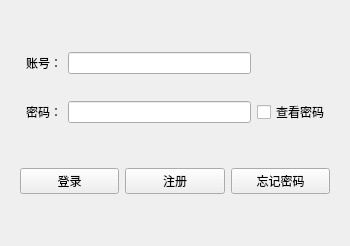
<?xml version="1.0" encoding="UTF-8"?>
<ui version="4.0">
 <class>LoginForm</class>
 <widget class="QWidget" name="Widget">
  <property name="geometry">
   <rect>
    <x>0</x>
    <y>0</y>
    <width>350</width>
    <height>246</height>
   </rect>
  </property>
  <property name="sizePolicy">
   <sizepolicy hsizetype="Preferred" vsizetype="Preferred">
    <horstretch>0</horstretch>
    <verstretch>0</verstretch>
   </sizepolicy>
  </property>
  <property name="minimumSize">
   <size>
    <width>0</width>
    <height>0</height>
   </size>
  </property>
  <property name="maximumSize">
   <size>
    <width>16777215</width>
    <height>16777215</height>
   </size>
  </property>
  <property name="windowTitle">
   <string>Widget</string>
  </property>
  <layout class="QFormLayout" name="formLayout">
   <item row="1" column="1">
    <widget class="QWidget" name="widget" native="true">
     <layout class="QGridLayout" name="gridLayout_2">
      <item row="0" column="0">
       <widget class="QLabel" name="accountLabel">
        <property name="text">
         <string>账号：</string>
        </property>
       </widget>
      </item>
      <item row="3" column="1">
       <widget class="QLabel" name="passwordTipLabel">
        <property name="styleSheet">
         <string notr="true">QLabel { color : red; }</string>
        </property>
        <property name="text">
         <string/>
        </property>
        <property name="wordWrap">
         <bool>true</bool>
        </property>
       </widget>
      </item>
      <item row="2" column="1">
       <widget class="QLineEdit" name="passwordLineEdit">
        <property name="maxLength">
         <number>20</number>
        </property>
        <property name="echoMode">
         <enum>QLineEdit::Password</enum>
        </property>
       </widget>
      </item>
      <item row="2" column="2">
       <widget class="QCheckBox" name="showPasswordCheckBox">
        <property name="text">
         <string>查看密码</string>
        </property>
       </widget>
      </item>
      <item row="1" column="1">
       <widget class="QLabel" name="accountdTipLabel">
        <property name="styleSheet">
         <string notr="true">QLabel { color : red; }</string>
        </property>
        <property name="text">
         <string/>
        </property>
       </widget>
      </item>
      <item row="0" column="1">
       <widget class="QLineEdit" name="accountLineEdit">
        <property name="maxLength">
         <number>100</number>
        </property>
       </widget>
      </item>
      <item row="2" column="0">
       <widget class="QLabel" name="passwordLabel">
        <property name="text">
         <string>密码：</string>
        </property>
       </widget>
      </item>
     </layout>
    </widget>
   </item>
   <item row="2" column="0" colspan="2">
    <widget class="QWidget" name="widget_2" native="true">
     <layout class="QHBoxLayout" name="horizontalLayout">
      <item>
       <widget class="QPushButton" name="loginPushButton">
        <property name="text">
         <string>登录</string>
        </property>
       </widget>
      </item>
      <item>
       <widget class="QPushButton" name="registerPushButton">
        <property name="text">
         <string>注册</string>
        </property>
       </widget>
      </item>
      <item>
       <widget class="QPushButton" name="retrievePasswordPushButton">
        <property name="text">
         <string>忘记密码</string>
        </property>
       </widget>
      </item>
     </layout>
    </widget>
   </item>
   <item row="0" column="1">
    <spacer name="verticalSpacer">
     <property name="orientation">
      <enum>Qt::Vertical</enum>
     </property>
     <property name="sizeHint" stdset="0">
      <size>
       <width>20</width>
       <height>40</height>
      </size>
     </property>
    </spacer>
   </item>
   <item row="3" column="1">
    <spacer name="verticalSpacer_2">
     <property name="orientation">
      <enum>Qt::Vertical</enum>
     </property>
     <property name="sizeHint" stdset="0">
      <size>
       <width>20</width>
       <height>40</height>
      </size>
     </property>
    </spacer>
   </item>
  </layout>
 </widget>
 <resources/>
 <connections/>
</ui>
